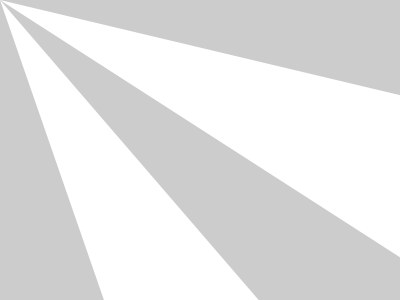
Frame 1 (no input)
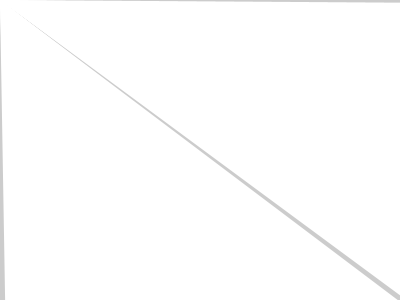
Frame 60 (the mouse pressed at the canvas centre just before this capture)
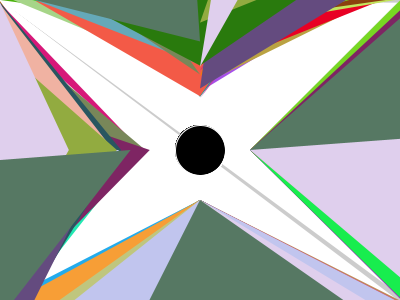
Frame 120 (the mouse held since frame 60 and released just before this capture)

The Processing sketch that drew these frames (run headless with seeded random() and noise(); from frame 60 on, the mouse is pressed at the canvas centre):

// Processing sketch: A1Chal
// ── A1Chal.pde
PGraphics pg;

void setup() {
  size(400,300);
  pg = createGraphics(400,300);
}
void draw() {
  
  float xVal=mouseX;
  float yVal=mouseY;
  noStroke();
  
  //trying to display only a blackcircle without seeing its previous path
  //but retaining all the multicoloured triangles behind it in its old path.
  if(mousePressed) {
    pg.beginDraw();
    pg.background(0,0);
    pg.fill(0,0,0);
    pg.stroke(255);
    pg.ellipse(mouseX,mouseY,50,50);
    pg.endDraw();
    image(pg,0,0);
    fill (random(0,255),random(0,255),random(0,255));
  }
  if (mousePressed)  yVal = yVal - random(-50,-150);
  triangle(xVal,yVal,random(0,width),height,random(0,width),height);
  yVal = mouseY;
  
  if (mousePressed)  xVal = xVal - random(50,150);
  triangle(xVal,yVal,0,random(0,height),0,random(0,width));
  xVal = mouseX;
   
  if (mousePressed)  xVal = xVal - random(-50,-150);
  triangle(xVal,yVal,width,random(0,height),width,random(0,height));
  xVal = mouseX;
  
  if (mousePressed)  yVal = yVal - random(50,150);
  triangle(xVal,yVal,random(0,width),0,random(0,width),0);
  yVal = mouseY;
}

void drawBlackCircle() {
  fill(0,0,0);
  ellipse(mouseX,mouseY,50,50);
}
